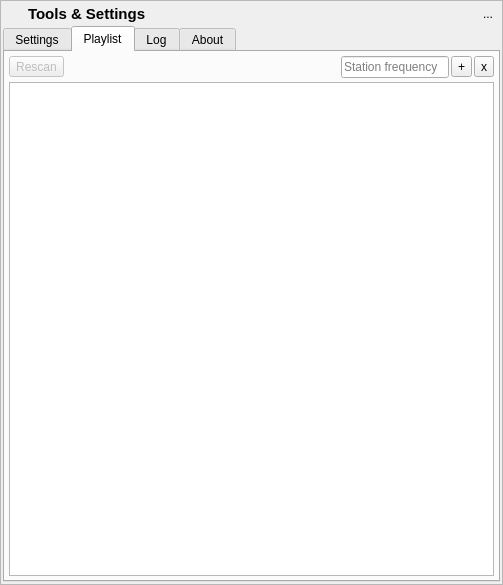
<?xml version="1.0" encoding="UTF-8"?>
<ui version="4.0">
 <class>SettingsDialog</class>
 <widget class="QDialog" name="SettingsDialog">
  <property name="windowModality">
   <enum>Qt::NonModal</enum>
  </property>
  <property name="geometry">
   <rect>
    <x>0</x>
    <y>0</y>
    <width>503</width>
    <height>585</height>
   </rect>
  </property>
  <property name="sizePolicy">
   <sizepolicy hsizetype="Fixed" vsizetype="Fixed">
    <horstretch>0</horstretch>
    <verstretch>0</verstretch>
   </sizepolicy>
  </property>
  <property name="mouseTracking">
   <bool>false</bool>
  </property>
  <property name="windowTitle">
   <string>Tools &amp; Settings</string>
  </property>
  <property name="windowIcon">
   <iconset resource="../../../resources.qrc">
    <normaloff>:/rc/img/signal-16x16.png</normaloff>:/rc/img/signal-16x16.png</iconset>
  </property>
  <property name="modal">
   <bool>false</bool>
  </property>
  <layout class="QVBoxLayout" name="verticalLayout">
   <property name="spacing">
    <number>0</number>
   </property>
   <property name="leftMargin">
    <number>0</number>
   </property>
   <property name="topMargin">
    <number>0</number>
   </property>
   <property name="rightMargin">
    <number>0</number>
   </property>
   <property name="bottomMargin">
    <number>0</number>
   </property>
   <item>
    <widget class="QFrame" name="frame">
     <property name="sizePolicy">
      <sizepolicy hsizetype="Preferred" vsizetype="Expanding">
       <horstretch>0</horstretch>
       <verstretch>0</verstretch>
      </sizepolicy>
     </property>
     <property name="frameShape">
      <enum>QFrame::StyledPanel</enum>
     </property>
     <property name="frameShadow">
      <enum>QFrame::Raised</enum>
     </property>
     <layout class="QVBoxLayout" name="verticalLayout_7">
      <property name="spacing">
       <number>2</number>
      </property>
      <property name="leftMargin">
       <number>2</number>
      </property>
      <property name="topMargin">
       <number>2</number>
      </property>
      <property name="rightMargin">
       <number>2</number>
      </property>
      <property name="bottomMargin">
       <number>2</number>
      </property>
      <item>
       <layout class="QHBoxLayout" name="horizontalLayout_5">
        <property name="spacing">
         <number>18</number>
        </property>
        <property name="topMargin">
         <number>0</number>
        </property>
        <property name="rightMargin">
         <number>0</number>
        </property>
        <item>
         <widget class="QLabel" name="label_8">
          <property name="sizePolicy">
           <sizepolicy hsizetype="Minimum" vsizetype="Preferred">
            <horstretch>0</horstretch>
            <verstretch>0</verstretch>
           </sizepolicy>
          </property>
          <property name="text">
           <string/>
          </property>
          <property name="pixmap">
           <pixmap resource="../../../resources.qrc">:/rc/img/signal-16x16.png</pixmap>
          </property>
         </widget>
        </item>
        <item>
         <widget class="QLabel" name="caption">
          <property name="sizePolicy">
           <sizepolicy hsizetype="Expanding" vsizetype="Preferred">
            <horstretch>0</horstretch>
            <verstretch>0</verstretch>
           </sizepolicy>
          </property>
          <property name="font">
           <font>
            <pointsize>11</pointsize>
            <weight>75</weight>
            <bold>true</bold>
           </font>
          </property>
          <property name="text">
           <string>Tools &amp; Settings</string>
          </property>
          <property name="alignment">
           <set>Qt::AlignLeading|Qt::AlignLeft|Qt::AlignVCenter</set>
          </property>
         </widget>
        </item>
        <item>
         <widget class="QToolButton" name="btnClose">
          <property name="sizePolicy">
           <sizepolicy hsizetype="Minimum" vsizetype="Minimum">
            <horstretch>0</horstretch>
            <verstretch>0</verstretch>
           </sizepolicy>
          </property>
          <property name="toolTip">
           <string>Close</string>
          </property>
          <property name="text">
           <string>...</string>
          </property>
          <property name="icon">
           <iconset resource="../../../resources.qrc">
            <normaloff>:/rc/img/close-16x16.png</normaloff>:/rc/img/close-16x16.png</iconset>
          </property>
          <property name="autoRaise">
           <bool>true</bool>
          </property>
         </widget>
        </item>
       </layout>
      </item>
      <item>
       <widget class="QTabWidget" name="tabWidget">
        <property name="currentIndex">
         <number>1</number>
        </property>
        <property name="documentMode">
         <bool>false</bool>
        </property>
        <widget class="QWidget" name="tabSettings">
         <attribute name="title">
          <string>Settings</string>
         </attribute>
         <layout class="QVBoxLayout" name="verticalLayout_5">
          <property name="spacing">
           <number>4</number>
          </property>
          <property name="leftMargin">
           <number>4</number>
          </property>
          <property name="topMargin">
           <number>4</number>
          </property>
          <property name="rightMargin">
           <number>4</number>
          </property>
          <property name="bottomMargin">
           <number>4</number>
          </property>
          <item>
           <layout class="QGridLayout" name="gridLayout_2">
            <item row="0" column="1">
             <widget class="QLineEdit" name="edSerialPort"/>
            </item>
            <item row="0" column="0">
             <widget class="QLabel" name="label_7">
              <property name="text">
               <string>Serial port</string>
              </property>
             </widget>
            </item>
           </layout>
          </item>
          <item>
           <spacer name="verticalSpacer_3">
            <property name="orientation">
             <enum>Qt::Vertical</enum>
            </property>
            <property name="sizeHint" stdset="0">
             <size>
              <width>20</width>
              <height>40</height>
             </size>
            </property>
           </spacer>
          </item>
         </layout>
        </widget>
        <widget class="QWidget" name="tabPlaylist">
         <attribute name="title">
          <string>Playlist</string>
         </attribute>
         <layout class="QVBoxLayout" name="verticalLayout_5">
          <property name="spacing">
           <number>4</number>
          </property>
          <property name="leftMargin">
           <number>4</number>
          </property>
          <property name="topMargin">
           <number>4</number>
          </property>
          <property name="rightMargin">
           <number>4</number>
          </property>
          <property name="bottomMargin">
           <number>4</number>
          </property>
          <item>
           <layout class="QHBoxLayout" name="horizontalLayout_4">
            <property name="spacing">
             <number>2</number>
            </property>
            <item>
             <widget class="QToolButton" name="btnRescan">
              <property name="enabled">
               <bool>false</bool>
              </property>
              <property name="text">
               <string>Rescan</string>
              </property>
             </widget>
            </item>
            <item>
             <spacer name="horizontalSpacer_3">
              <property name="orientation">
               <enum>Qt::Horizontal</enum>
              </property>
              <property name="sizeHint" stdset="0">
               <size>
                <width>40</width>
                <height>20</height>
               </size>
              </property>
             </spacer>
            </item>
            <item>
             <widget class="QLineEdit" name="edAddPlaylistItemFreq">
              <property name="sizePolicy">
               <sizepolicy hsizetype="Preferred" vsizetype="Fixed">
                <horstretch>0</horstretch>
                <verstretch>0</verstretch>
               </sizepolicy>
              </property>
              <property name="placeholderText">
               <string>Station frequency</string>
              </property>
             </widget>
            </item>
            <item>
             <widget class="QToolButton" name="btnAddPlaylistItem">
              <property name="toolTip">
               <string>Add station</string>
              </property>
              <property name="text">
               <string>+</string>
              </property>
             </widget>
            </item>
            <item>
             <widget class="QToolButton" name="btnRemovePlaylistItem">
              <property name="toolTip">
               <string>Remove station</string>
              </property>
              <property name="text">
               <string>x</string>
              </property>
             </widget>
            </item>
           </layout>
          </item>
          <item>
           <widget class="QTableView" name="playlistTable">
            <property name="acceptDrops">
             <bool>true</bool>
            </property>
            <property name="editTriggers">
             <set>QAbstractItemView::EditKeyPressed|QAbstractItemView::SelectedClicked</set>
            </property>
            <property name="showDropIndicator" stdset="0">
             <bool>true</bool>
            </property>
            <property name="dragEnabled">
             <bool>false</bool>
            </property>
            <property name="dragDropOverwriteMode">
             <bool>false</bool>
            </property>
            <property name="alternatingRowColors">
             <bool>true</bool>
            </property>
            <property name="selectionMode">
             <enum>QAbstractItemView::SingleSelection</enum>
            </property>
            <property name="selectionBehavior">
             <enum>QAbstractItemView::SelectRows</enum>
            </property>
            <property name="verticalScrollMode">
             <enum>QAbstractItemView::ScrollPerPixel</enum>
            </property>
            <property name="horizontalScrollMode">
             <enum>QAbstractItemView::ScrollPerPixel</enum>
            </property>
            <property name="showGrid">
             <bool>true</bool>
            </property>
            <property name="gridStyle">
             <enum>Qt::SolidLine</enum>
            </property>
            <property name="cornerButtonEnabled">
             <bool>false</bool>
            </property>
            <attribute name="horizontalHeaderMinimumSectionSize">
             <number>24</number>
            </attribute>
            <attribute name="horizontalHeaderStretchLastSection">
             <bool>true</bool>
            </attribute>
            <attribute name="verticalHeaderVisible">
             <bool>false</bool>
            </attribute>
           </widget>
          </item>
         </layout>
        </widget>
        <widget class="QWidget" name="tabLog">
         <attribute name="title">
          <string>Log</string>
         </attribute>
         <layout class="QVBoxLayout" name="verticalLayout_3">
          <property name="spacing">
           <number>4</number>
          </property>
          <property name="leftMargin">
           <number>4</number>
          </property>
          <property name="topMargin">
           <number>4</number>
          </property>
          <property name="rightMargin">
           <number>4</number>
          </property>
          <property name="bottomMargin">
           <number>4</number>
          </property>
          <item>
           <layout class="QHBoxLayout" name="horizontalLayout">
            <property name="spacing">
             <number>6</number>
            </property>
            <property name="topMargin">
             <number>0</number>
            </property>
            <property name="rightMargin">
             <number>0</number>
            </property>
            <item>
             <widget class="QListView" name="listView">
              <property name="palette">
               <palette>
                <active>
                 <colorrole role="Base">
                  <brush brushstyle="SolidPattern">
                   <color alpha="255">
                    <red>241</red>
                    <green>222</green>
                    <blue>188</blue>
                   </color>
                  </brush>
                 </colorrole>
                 <colorrole role="Link">
                  <brush brushstyle="SolidPattern">
                   <color alpha="255">
                    <red>81</red>
                    <green>74</green>
                    <blue>63</blue>
                   </color>
                  </brush>
                 </colorrole>
                 <colorrole role="LinkVisited">
                  <brush brushstyle="SolidPattern">
                   <color alpha="255">
                    <red>255</red>
                    <green>255</green>
                    <blue>255</blue>
                   </color>
                  </brush>
                 </colorrole>
                </active>
                <inactive>
                 <colorrole role="Base">
                  <brush brushstyle="SolidPattern">
                   <color alpha="255">
                    <red>241</red>
                    <green>222</green>
                    <blue>188</blue>
                   </color>
                  </brush>
                 </colorrole>
                 <colorrole role="Link">
                  <brush brushstyle="SolidPattern">
                   <color alpha="255">
                    <red>81</red>
                    <green>74</green>
                    <blue>63</blue>
                   </color>
                  </brush>
                 </colorrole>
                 <colorrole role="LinkVisited">
                  <brush brushstyle="SolidPattern">
                   <color alpha="255">
                    <red>255</red>
                    <green>255</green>
                    <blue>255</blue>
                   </color>
                  </brush>
                 </colorrole>
                </inactive>
                <disabled>
                 <colorrole role="Base">
                  <brush brushstyle="SolidPattern">
                   <color alpha="255">
                    <red>239</red>
                    <green>240</green>
                    <blue>241</blue>
                   </color>
                  </brush>
                 </colorrole>
                 <colorrole role="Link">
                  <brush brushstyle="SolidPattern">
                   <color alpha="255">
                    <red>81</red>
                    <green>74</green>
                    <blue>63</blue>
                   </color>
                  </brush>
                 </colorrole>
                 <colorrole role="LinkVisited">
                  <brush brushstyle="SolidPattern">
                   <color alpha="255">
                    <red>255</red>
                    <green>255</green>
                    <blue>255</blue>
                   </color>
                  </brush>
                 </colorrole>
                </disabled>
               </palette>
              </property>
              <property name="font">
               <font>
                <family>Courier 10 Pitch</family>
                <pointsize>10</pointsize>
               </font>
              </property>
              <property name="editTriggers">
               <set>QAbstractItemView::NoEditTriggers</set>
              </property>
              <property name="showDropIndicator" stdset="0">
               <bool>false</bool>
              </property>
              <property name="verticalScrollMode">
               <enum>QAbstractItemView::ScrollPerPixel</enum>
              </property>
             </widget>
            </item>
            <item>
             <layout class="QVBoxLayout" name="verticalLayout_2">
              <property name="spacing">
               <number>0</number>
              </property>
              <property name="rightMargin">
               <number>0</number>
              </property>
              <item>
               <widget class="QCheckBox" name="cbEnableLog">
                <property name="font">
                 <font>
                  <weight>50</weight>
                  <bold>false</bold>
                 </font>
                </property>
                <property name="text">
                 <string>Enable logging</string>
                </property>
               </widget>
              </item>
              <item>
               <layout class="QVBoxLayout" name="verticalLayout_4">
                <property name="spacing">
                 <number>0</number>
                </property>
                <property name="leftMargin">
                 <number>12</number>
                </property>
                <property name="bottomMargin">
                 <number>0</number>
                </property>
                <item>
                 <widget class="QLabel" name="label">
                  <property name="text">
                   <string>Request</string>
                  </property>
                 </widget>
                </item>
                <item>
                 <widget class="QCheckBox" name="checkBox">
                  <property name="enabled">
                   <bool>false</bool>
                  </property>
                  <property name="text">
                   <string>System</string>
                  </property>
                 </widget>
                </item>
                <item>
                 <widget class="QCheckBox" name="checkBox_2">
                  <property name="enabled">
                   <bool>false</bool>
                  </property>
                  <property name="text">
                   <string>Custom</string>
                  </property>
                 </widget>
                </item>
                <item>
                 <widget class="QLabel" name="label_2">
                  <property name="text">
                   <string>Response</string>
                  </property>
                 </widget>
                </item>
                <item>
                 <widget class="QCheckBox" name="cbLogUnhandledOnly">
                  <property name="text">
                   <string>Unhandled</string>
                  </property>
                 </widget>
                </item>
               </layout>
              </item>
              <item>
               <spacer name="verticalSpacer">
                <property name="orientation">
                 <enum>Qt::Vertical</enum>
                </property>
                <property name="sizeHint" stdset="0">
                 <size>
                  <width>20</width>
                  <height>40</height>
                 </size>
                </property>
               </spacer>
              </item>
              <item>
               <widget class="QCheckBox" name="cbAutoScroll">
                <property name="text">
                 <string>Auto scroll</string>
                </property>
               </widget>
              </item>
              <item>
               <widget class="QToolButton" name="btnClearLog">
                <property name="sizePolicy">
                 <sizepolicy hsizetype="Preferred" vsizetype="Fixed">
                  <horstretch>0</horstretch>
                  <verstretch>0</verstretch>
                 </sizepolicy>
                </property>
                <property name="text">
                 <string>Clear</string>
                </property>
               </widget>
              </item>
             </layout>
            </item>
           </layout>
          </item>
          <item>
           <layout class="QHBoxLayout" name="horizontalLayout_3">
            <property name="topMargin">
             <number>0</number>
            </property>
            <property name="rightMargin">
             <number>0</number>
            </property>
            <item>
             <widget class="QLineEdit" name="input">
              <property name="text">
               <string>AT</string>
              </property>
             </widget>
            </item>
            <item>
             <widget class="QToolButton" name="btnSend">
              <property name="sizePolicy">
               <sizepolicy hsizetype="Preferred" vsizetype="Preferred">
                <horstretch>0</horstretch>
                <verstretch>0</verstretch>
               </sizepolicy>
              </property>
              <property name="text">
               <string>Send</string>
              </property>
              <property name="icon">
               <iconset resource="../../../resources.qrc">
                <normaloff>:/rc/img/send-16x16.png</normaloff>:/rc/img/send-16x16.png</iconset>
              </property>
              <property name="toolButtonStyle">
               <enum>Qt::ToolButtonTextBesideIcon</enum>
              </property>
             </widget>
            </item>
           </layout>
          </item>
         </layout>
        </widget>
        <widget class="QWidget" name="tabAbout">
         <attribute name="title">
          <string>About</string>
         </attribute>
         <layout class="QVBoxLayout" name="verticalLayout_6">
          <item>
           <layout class="QGridLayout" name="gridLayout">
            <property name="topMargin">
             <number>0</number>
            </property>
            <property name="bottomMargin">
             <number>10</number>
            </property>
            <item row="1" column="1">
             <widget class="QLabel" name="label_6">
              <property name="text">
               <string>1.1</string>
              </property>
             </widget>
            </item>
            <item row="1" column="0">
             <widget class="QLabel" name="label_4">
              <property name="text">
               <string>Hardware version</string>
              </property>
             </widget>
            </item>
            <item row="0" column="0">
             <widget class="QLabel" name="label_3">
              <property name="text">
               <string>Software version</string>
              </property>
             </widget>
            </item>
            <item row="0" column="1">
             <widget class="QLabel" name="label_5">
              <property name="text">
               <string>1.0</string>
              </property>
             </widget>
            </item>
            <item row="0" column="2">
             <spacer name="horizontalSpacer_4">
              <property name="orientation">
               <enum>Qt::Horizontal</enum>
              </property>
              <property name="sizeHint" stdset="0">
               <size>
                <width>40</width>
                <height>20</height>
               </size>
              </property>
             </spacer>
            </item>
           </layout>
          </item>
          <item>
           <spacer name="verticalSpacer_2">
            <property name="orientation">
             <enum>Qt::Vertical</enum>
            </property>
            <property name="sizeHint" stdset="0">
             <size>
              <width>20</width>
              <height>406</height>
             </size>
            </property>
           </spacer>
          </item>
         </layout>
        </widget>
       </widget>
      </item>
     </layout>
    </widget>
   </item>
  </layout>
 </widget>
 <resources>
  <include location="../../../resources.qrc"/>
 </resources>
 <connections/>
</ui>
